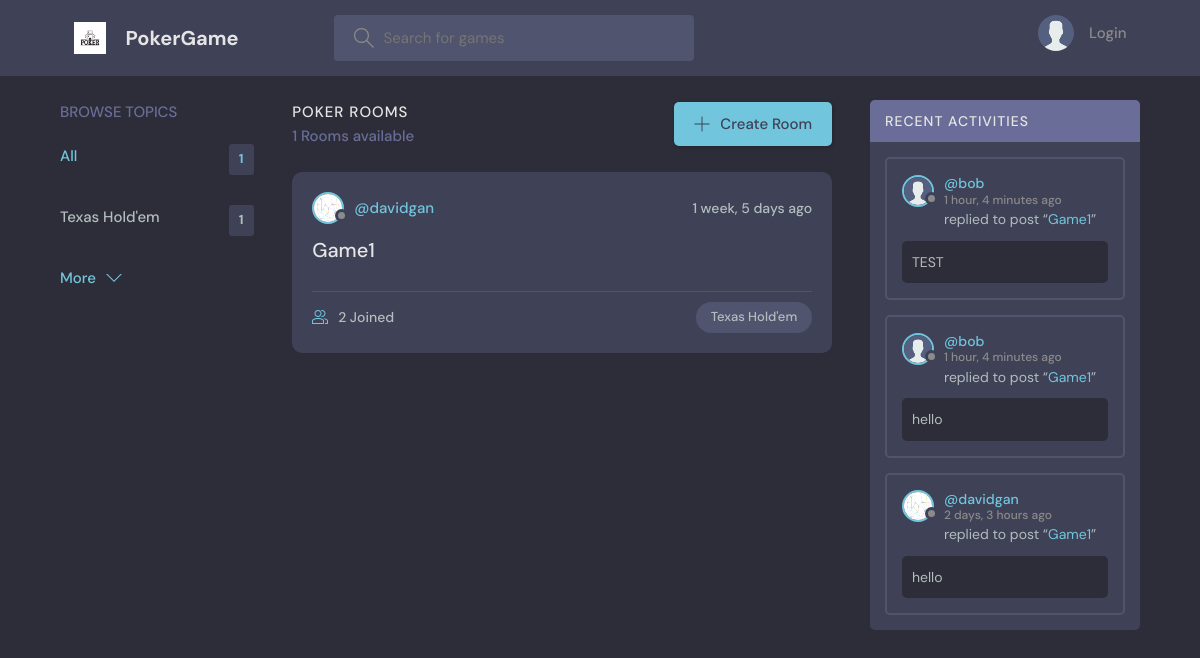
The page / on the database its author committed.
### base/models.py (models this page shows, shortened)
class Topic(models.Model):
    name = models.CharField(max_length=200)

class Room(models.Model):
    host = models.ForeignKey(User, on_delete=models.SET_NULL, null=True)
    topic = models.ForeignKey(Topic, on_delete=models.SET_NULL, null=True)
    name = models.CharField(max_length=200)
    description = models.TextField(null=True, blank=True)
    participants = models.ManyToManyField(User, related_name='participants', blank=True)
    updated = models.DateTimeField(auto_now=True)
    created = models.DateTimeField(auto_now_add=True)
    pot_size = models.IntegerField(default=0)
    card1 = models.TextField(max_length=5, null=True)
    card2 = models.TextField(max_length=5, null=True)
    card3 = models.TextField(max_length=5, null=True)
    card4 = models.TextField(max_length=5, null=True)
    card5 = models.TextField(max_length=5, null=True)
    bot_card1 = models.TextField(max_length=5, null=True)
    bot_card2 = models.TextField(max_length=5, null=True)
    bot_chip_count = models.IntegerField(default=5000)
    bot_hand_strength = models.IntegerField(default=0)
    deck=models.CharField(max_length=512, null=True)
    class Meta:
        ordering = ['-updated', '-created']
    def __str__(self):
        return self.name

class User(AbstractUser):
    name = models.CharField(max_length=200, null=True)
    email = models.EmailField(unique=True, null=True)
    bio = models.TextField(null=True)
    chip_count = models.IntegerField(default=5000)
    card1 = models.TextField(max_length=5, null=True)
    card2 = models.TextField(max_length=5, null=True)
    hand_strength = models.IntegerField(default=0)
    avatar = models.ImageField(null=True, default="avatar.svg")
    USERNAME_FIELD = 'email'
    REQUIRED_FIELDS = ['username']

class Message(models.Model):
    user = models.ForeignKey(User, on_delete=models.CASCADE)
    room = models.ForeignKey(Room, on_delete=models.CASCADE)
    body = models.TextField()
    updated = models.DateTimeField(auto_now=True)
    created = models.DateTimeField(auto_now_add=True)
    class Meta:
        ordering = ['-updated', '-created']

### base/views.py (the view)
# urls.py: path('', views.home, name="home"),
def home(request):
    q = request.GET.get('q') if request.GET.get('q') != None else ''
    rooms = Room.objects.filter(
        Q(topic__name__icontains=q) |
        Q(name__icontains=q) |
        Q(description__icontains=q)
    )
    topics = Topic.objects.all()[0:5]
    room_count = rooms.count()
    room_messages = Message.objects.filter(
        Q(room__topic__name__icontains=q))[0:3]
    context = {'rooms': rooms, 'topics': topics,
               'room_count': room_count, 'room_messages': room_messages}
    return render(request, 'base/home.html', context)

### base/templates/base/home.html (shortened to what this page needs)
{% extends 'main.html' %}
{% block content %}
<main class="layout layout--3">
  <div class="container">
    {% include 'base/topics_component.html' %}
    <div class="roomList">
      <div class="roomList__header">
        <div>
          <h2>Poker Rooms</h2>
          <p>{{room_count}} Rooms available</p>
        </div>
        <a class="btn btn--main" href="{% url 'create-room' %}">
          <svg version="1.1" xmlns="http://www.w3.org/2000/svg" width="32" height="32" viewBox="0 0 32 32">
            <title>add</title>
            <path
              d="M16.943 0.943h-1.885v14.115h-14.115v1.885h14.115v14.115h1.885v-14.115h14.115v-1.885h-14.115v-14.115z">
            </path>
          </svg>
          Create Room
        </a>
      </div>
      {% include 'base/feed_component.html' %}
    </div>
    {% include 'base/activity_component.html' %}
  </div>
</main>
{% endblock %}

### base/templates/base/topics_component.html
<div class="topics">
    <div class="topics__header">
        <h2>Browse Topics</h2>
    </div>
    <ul class="topics__list">
        <li>
            <a href="{% url 'home' %}" class="active">All <span>{{topics.count}}</span></a>
        </li>
        {% for topic in topics %}
        <li>
            <a href="{% url 'home' %}?q={{topic.name}}">{{topic.name}}<span>{{topic.room_set.all.count}}</span></a>
        </li>
        {% endfor %}
    </ul>
    <a class="btn btn--link" href="{% url 'topics' %}">
        More
        <svg version="1.1" xmlns="http://www.w3.org/2000/svg" width="32" height="32" viewBox="0 0 32 32">
            <title>chevron-down</title>
            <path d="M16 21l-13-13h-3l16 16 16-16h-3l-13 13z"></path>
        </svg>
    </a>
</div>

### base/templates/base/feed_component.html (shortened to what this page needs)
{% for room in rooms %}
<div class="roomListRoom">
    <div class="roomListRoom__header">
        <a href="{% url 'user-profile' room.host.id %}" class="roomListRoom__author">
            <div class="avatar avatar--small">
                <img src="{{room.host.avatar.url}}" />
            </div>
            <span>@{{room.host.username}}</span>
        </a>
        <div class="roomListRoom__actions">
            <span>{{room.created|timesince}} ago</span>
        </div>
    </div>
    <div class="roomListRoom__content">
        <a href="{% url 'room' room.id %}">{{room.name}}</a>
    </div>
    <div class="roomListRoom__meta">
        <a href="{% url 'room' room.id %}" class="roomListRoom__joined">
            {{room.participants.all.count}} Joined
        </a>
        <p class="roomListRoom__topic">{{room.topic.name}}</p>
    </div>
</div>
{% endfor %}

### base/templates/base/activity_component.html (shortened to what this page needs)
<div class="activities">
    <div class="activities__header">
        <h2>Recent Activities</h2>
    </div>
    {% for message in room_messages %}
    <div class="activities__box">
        <div class="activities__boxHeader roomListRoom__header">
            <a href="{% url 'user-profile' message.user.id %}" class="roomListRoom__author">
                <div class="avatar avatar--small">
                    <img src="{{message.user.avatar.url}}" />
                </div>
                <p>
                    @{{message.user.username}}
                    <span>{{message.created|timesince}} ago</span>
                </p>
            </a>
        </div>
        <div class="activities__boxContent">
            <p>replied to post “<a href="{% url 'room' message.room.id %}">{{message.room}}</a>”</p>
            <div class="activities__boxRoomContent">{{message.body}}</div>
        </div>
    </div>
    {% endfor %}
</div>

### rows shown on the page
Topic: name "Texas Hold'em", room_set.all.count "1"
Room: host.avatar (picture), host.username "davidgan", created "1 week, 5 days", name "Game1", participants.all.count "2", topic.name "Texas Hold'em"
Message: user.avatar (placeholder picture), user.username "bob", created "1 hour, 4 minutes", room "Game1", body "TEST"
Message: user.avatar (placeholder picture), user.username "bob", created "1 hour, 4 minutes", room "Game1", body "hello"
Message: user.avatar (picture), user.username "davidgan", created "2 days, 3 hours", room "Game1", body "hello"

### other values the page prints
{{ topics.count }} "1"
{{ room_count }} "1"
